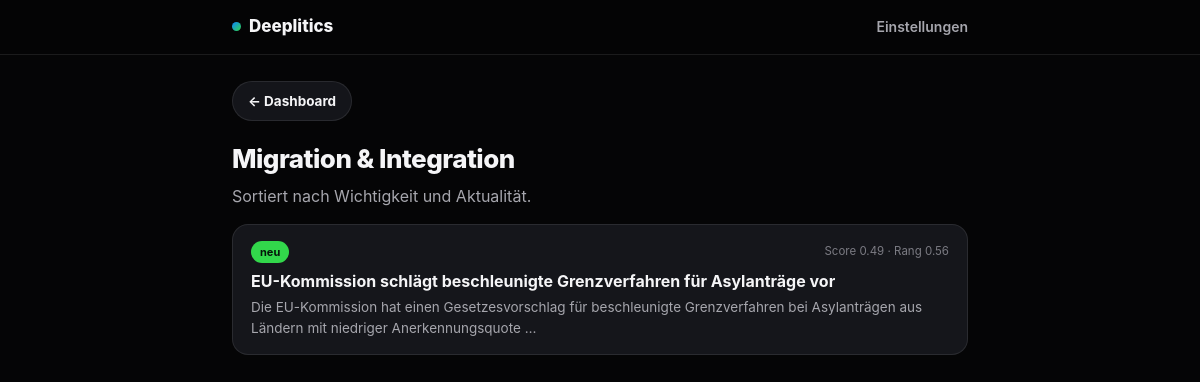
The page /topic/migration on the database its author committed.
### tables this page shows
CREATE TABLE threads (
    id TEXT PRIMARY KEY,
    title TEXT NOT NULL,
    fact_core TEXT NOT NULL DEFAULT '',
    timeline_json TEXT NOT NULL DEFAULT '[]',
    topic TEXT,
    actors_json TEXT NOT NULL DEFAULT '[]',
    article_ids_json TEXT NOT NULL DEFAULT '[]',
    importance_score REAL NOT NULL DEFAULT 0,
    n_independent_sources INTEGER NOT NULL DEFAULT 0,
    has_official_action INTEGER NOT NULL DEFAULT 0,
    people_affected_estimate INTEGER NOT NULL DEFAULT 0
);

### web/server.py (the view)
@app.route("/topic/<topic_key>")
def topic_view(topic_key: str):
    if topic_key not in TOPIC_LABELS:
        abort(404)
    conn = get_conn()
    threads = store.load_threads(conn)
    articles = store.load_articles(conn)
    user = store.load_user(conn, DEFAULT_USER_ID)
    conn.close()
    by_id = {a.id: a for a in articles}
    feed = get_topic_feed(threads, by_id, topic_key, user)
    return render_template(
        "topic.html", topic_label=TOPIC_LABELS[topic_key], topic_key=topic_key, feed=feed,
    )

### pipeline/feeds.py (called while the page is built)
def _recency_score(thread: Thread, articles: list[Article], today: datetime.date) -> float:
    if not articles:
        return 0.0
    dates = [datetime.date.fromisoformat(a.published_at) for a in articles]
    most_recent = max(dates)
    age_days = max((today - most_recent).days, 0)
    return round(pow(0.85, age_days), 4)

def rank_value(thread: Thread, articles: list[Article], today: datetime.date) -> float:
    return round(0.7 * thread.importance_score + 0.3 * _recency_score(thread, articles, today), 4)

def get_topic_feed(
    threads: list[Thread],
    articles_by_id: dict[str, Article],
    topic_key: str,
    user: User,
    today: datetime.date | None = None,
) -> list[TopicFeedItem]:
    today = today or datetime.date.today()
    items = []
    for th in threads:
        if th.topic != topic_key:
            continue
        th_articles = [articles_by_id[aid] for aid in th.article_ids if aid in articles_by_id]
        items.append(TopicFeedItem(
            thread=th,
            is_new=th.id not in user.last_seen_thread_ids,
            rank=rank_value(th, th_articles, today),
        ))
    items.sort(key=lambda it: it.rank, reverse=True)
    return items

### pipeline/store.py (called while the page is built)
def connect(db_path: str | Path) -> sqlite3.Connection:
    conn = sqlite3.connect(str(db_path))
    conn.row_factory = sqlite3.Row
    conn.executescript(SCHEMA)
    return conn

def _row_to_article(row: sqlite3.Row) -> Article:
    return Article(
        id=row["id"], source=row["source"], url=row["url"], title=row["title"],
        text=row["text"], published_at=row["published_at"],
        source_dissenting=bool(row["source_dissenting"]),
        is_opinion=(bool(row["is_opinion"]) if row["is_opinion"] is not None else None),
        thread_id=row["thread_id"],
    )

def _row_to_thread(row: sqlite3.Row) -> Thread:
    return Thread(
        id=row["id"], title=row["title"], fact_core=row["fact_core"],
        timeline=[TimelineEntry(**e) for e in json.loads(row["timeline_json"])],
        topic=row["topic"], actors=json.loads(row["actors_json"]),
        article_ids=json.loads(row["article_ids_json"]),
        importance_score=row["importance_score"],
        n_independent_sources=row["n_independent_sources"],
        has_official_action=bool(row["has_official_action"]),
        people_affected_estimate=row["people_affected_estimate"],
    )

def load_articles(conn: sqlite3.Connection) -> list[Article]:
    return [_row_to_article(r) for r in conn.execute("SELECT * FROM articles")]

### web/templates/topic.html (shortened to what this page needs)
{% extends "base.html" %}
{% block content %}
<a class="pill-btn back-link" href="{{ url_for('dashboard') }}">← Dashboard</a>
<h1>{{ topic_label }}</h1>
<p style="margin-top:0;">Sortiert nach Wichtigkeit und Aktualität.</p>
{% if feed %}
  {% for item in feed %}
    <a class="thread-row" href="{{ url_for('thread_detail', thread_id=item.thread.id) }}">
      <div class="thread-row-top">
        {% if item.is_new %}<span class="new-badge">neu</span>{% endif %}
        <span class="score-note">Score {{ "%.2f"|format(item.thread.importance_score) }} · Rang {{ "%.2f"|format(item.rank) }}</span>
      </div>
      <div class="thread-title">{{ item.thread.title }}</div>
      <p class="thread-fact">{{ item.thread.fact_core[:140] }}{% if item.thread.fact_core|length > 140 %}…{% endif %}</p>
    </a>
  {% endfor %}
{% else %}
  <div class="empty-state">Keine Threads für dieses Thema.</div>
{% endif %}
{% endblock %}

### web/static/style.css (style rules this page uses)
* { box-sizing: border-box; }
html, body { margin: 0; padding: 0; }
:root { --bg: #050506; --bg-elevated: #14151a; --bg-card: #15161b; --bg-card-hover: #1b1c22; --ink: #f5f5f7; --ink-secondary: #a6a6ad; --ink-muted: #7b7b83; --border: rgba(255,255,255,0.09); --accent: #0a84ff; --good: #32d74b; --radius-m: 16px; --radius-l: 22px; --font: -apple-system, BlinkMacSystemFont, "SF Pro Display", "SF Pro Text", "Inter", "Segoe UI", Helvetica, Arial, sans-serif; }
body { background: var(--bg); color: var(--ink); font-family: var(--font); line-height: 1.5; -webkit-font-smoothing: antialiased; }
h1 { font-size: 26px; font-weight: 800; letter-spacing: -0.02em; margin: 0 0 6px; }
p { color: var(--ink-secondary); }
.thread-row { display: block; padding: 16px 18px; border-radius: var(--radius-m); background: var(--bg-card); border: 1px solid var(--border); text-decoration: none; color: var(--ink); margin-bottom: 10px; transition: background .15s, transform .15s; }
.thread-row-top { display: flex; align-items: center; gap: 8px; margin-bottom: 6px; }
.new-badge { font-size: 11px; font-weight: 700; color: #05150a; background: var(--good); padding: 3px 9px; border-radius: 999px; }
.score-note { font-size: 11.5px; color: var(--ink-muted); margin-left: auto; }
.thread-title { font-size: 16px; font-weight: 700; margin: 0 0 4px; }
.thread-fact { font-size: 13.5px; color: var(--ink-secondary); margin: 0; }
.pill-btn { display: inline-flex; align-items: center; gap: 6px; background: var(--bg-elevated); color: var(--ink); border: 1px solid var(--border); padding: 9px 15px; border-radius: 999px; font-size: 13.5px; font-weight: 650; text-decoration: none; cursor: pointer; }
.back-link { display: inline-block; margin-bottom: 18px; }

### rows shown on the page
threads: thread.importance_score "0.49", thread "EU-Kommission schlägt beschleunigte Grenzverfahren für Asylanträge vor", thread "Die EU-Kommission hat einen Gesetzesvorschlag für beschleunigte Grenzverfahren bei Asylanträgen aus Ländern mit niedriger Anerkennungsquote"

### other values the page prints
{{ topic_label }} "Migration & Integration"
{{ "%.2f"|format(item.rank) }} "0.56"
